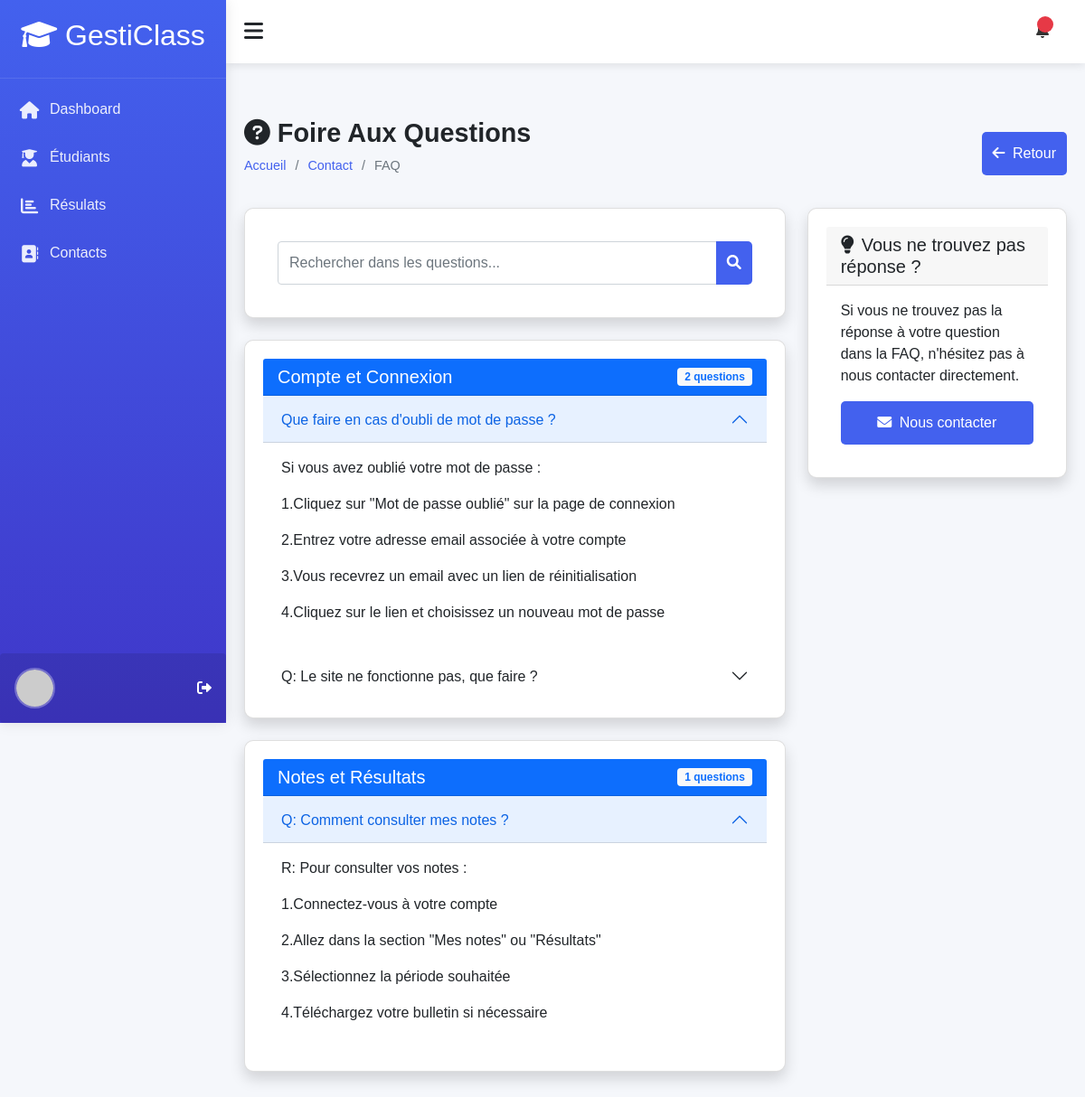
The app's page /accounts/faq/ with its own data.
### accounts/models.py (models this page shows, shortened)
class FAQ(models.Model):
    CATEGORY_CHOICES = (
        ('compte', 'Compte et Connexion'),
        ('notes', 'Notes et Résultats'),
        ('cours', 'Cours et Emploi du temps'),
        ('autres', 'Autres questions'),
    )
    question = models.CharField(max_length=255)
    answer = models.TextField()
    category = models.CharField(max_length=50, choices=CATEGORY_CHOICES)
    order = models.PositiveIntegerField(default=0, help_text="Ordre d'affichage")
    is_active = models.BooleanField(default=True)
    created_at = models.DateTimeField(auto_now_add=True)
    updated_at = models.DateTimeField(auto_now=True)
    class Meta:
        ordering = ['category', 'order', 'question']
        verbose_name = 'FAQ'
        verbose_name_plural = 'FAQs'

### accounts/views.py (the view, shortened to what this page needs)
# urls.py: path('faq/', views.faq_list,
def faq_list(request):
    faqs = FAQ.objects.filter(is_active=True).order_by('category', 'order')
    faqs_by_category = {}
    for faq in faqs:
        if faq.category not in faqs_by_category:
            faqs_by_category[faq.category] = []
        faqs_by_category[faq.category].append(faq)
    if request.method == 'POST':
        form = QuestionForm(request.POST)
        if form.is_valid():
            question = form.save(commit=False)
            if request.user.is_authenticated:
                question.user = request.user
                question.email = request.user.email  # Pré-remplir avec l'email de l'utilisateur
            question.save()
            send_question_notification(question)
            messages.success(request, 'Votre question a été envoyée avec succès! Nous y répondrons bientôt.')
            return redirect('accounts:faq')
    else:
        initial = {}
        if request.user.is_authenticated:
            initial['email'] = request.user.email
        form = QuestionForm(initial=initial)
    search_query = request.GET.get('search', '')
    context = {
        'faqs_by_category': faqs_by_category,
        'form': form,
        'search_query': search_query,
    }
    return render(request, 'contact/faq.html', context)

### accounts/forms.py
class QuestionForm(forms.ModelForm):
    class Meta:
        model = Question
        fields = ['category', 'question', 'email']
        widgets = {
            'category': forms.Select(attrs={'class': 'form-select'}),
            'question': forms.Textarea(attrs={
                'class': 'form-control',
                'rows': 4,
                'placeholder': 'Posez votre question ici...'
            }),
            'email': forms.EmailInput(attrs={
                'class': 'form-control',
                'placeholder': 'votre@email.com'
            }),
        }
        labels = {
            'category': 'Catégorie',
            'question': 'Votre question',
            'email': 'Email',
        }

### accounts/templates/contact/faq.html (shortened to what this page needs)
{% extends "models/base.html" %}
{% load static %}
{% block content %}
<div class="content">
    <div class="page-title">
        <div>
            <h2><i class="fas fa-question-circle me-2"></i>Foire Aux Questions</h2>
            <ul class="breadcrumb">
                <li><a href="{% url 'dashboard:dashboard' %}">Accueil</a></li>
                <li><a href="{% url 'accounts:contact' %}">Contact</a></li>
                <li>FAQ</li>
            </ul>
        </div>
        <div class="btn-group">
            <a href="{% url 'accounts:contact' %}" class="btn btn-secondary">
                <i class="fas fa-arrow-left me-1"></i> Retour
            </a>
        </div>
    </div>
    <div class="row">
        <div class="col-md-8">
            <div class="card shadow mb-4">
                <div class="card-body">
                    <form method="get" action="{% url 'accounts:faq_list' %}">
                        <div class="input-group">
                            <input type="text" class="form-control" name="search"
                                   placeholder="Rechercher dans les questions..."
                                   value="{{ search_query }}">
                            <button class="btn btn-primary" type="submit">
                                <i class="fas fa-search"></i>
                            </button>
                        </div>
                    </form>
                </div>
            </div>
            {% for category, faqs in faqs_by_category.items %}
            <div class="card shadow mb-4">
                <div class="card-header bg-primary text-white d-flex justify-content-between align-items-center">
                    <h5 class="m-0">{{ faqs.0.get_category_display }}</h5>
                    <span class="badge bg-light text-primary">{{ faqs|length }} questions</span>
                </div>
                <div class="card-body p-0">
                    <div class="accordion" id="accordion{{ forloop.counter }}">
                        {% for faq in faqs %}
                        <div class="accordion-item border-0">
                            <h2 class="accordion-header" id="heading{{ faq.id }}">
                                <button class="accordion-button {% if not forloop.first %}collapsed{% endif %}"
                                        type="button" data-bs-toggle="collapse"
                                        data-bs-target="#collapse{{ faq.id }}"
                                        aria-expanded="{% if forloop.first %}true{% else %}false{% endif %}"
                                        aria-controls="collapse{{ faq.id }}">
                                    {{ faq.question }}
                                </button>
                            </h2>
                            <div id="collapse{{ faq.id }}"
                                 class="accordion-collapse collapse {% if forloop.first %}show{% endif %}"
                                 aria-labelledby="heading{{ faq.id }}"
                                 data-bs-parent="#accordion{{ forloop.counter }}">
                                <div class="accordion-body">
                                    {{ faq.answer|linebreaks }}
                                </div>
                            </div>
                        </div>
                        {% endfor %}
                    </div>
                </div>
            </div>
            {% endfor %}
        </div>
        <div class="col-md-4">
            <div class="card shadow mb-4">
                <div class="card-header">
                    <h5 class="m-0"><i class="fas fa-lightbulb me-2"></i>Vous ne trouvez pas réponse ?</h5>
                </div>
                <div class="card-body">
                    <p>Si vous ne trouvez pas la réponse à votre question dans la FAQ, n'hésitez pas à nous contacter directement.</p>
                    <div class="d-grid">
                        <a href="{% url 'accounts:contact' %}" class="btn btn-primary">
                            <i class="fas fa-envelope me-1"></i> Nous contacter
                        </a>
                    </div>
                </div>
            </div>
        </div>
    </div>
</div>
{% endblock %}

### templates/models/base.html (style rules this page uses)
:root { --primary: #4361ee; --secondary: #3f37c9; --success: #4cc9f0; --info: #4895ef; --warning: #f72585; --danger: #e63946; --light: #f8f9fa; --dark: #212529; --sidebar-width: 250px; --header-height: 70px; --transition: all 0.3s ease; }
* { margin: 0; padding: 0; box-sizing: border-box; font-family: 'Poppins', sans-serif; }
body { background-color: #f5f7fb; color: #333; overflow-x: hidden; }
.content { padding: 20px; }
.page-title { margin-bottom: 20px; display: flex; justify-content: space-between; align-items: center; }
.page-title h2 { font-size: 1.8rem; color: var(--dark); font-weight: 600; }
.breadcrumb { display: flex; list-style: none; }
.breadcrumb li { margin-right: 10px; font-size: 0.9rem; color: #6c757d; }
.breadcrumb li:after { content: '/'; margin-left: 10px; }
.breadcrumb li:last-child:after { content: ''; }
.breadcrumb li a { color: var(--primary); text-decoration: none; }
.card { background-color: white; border-radius: 10px; box-shadow: 0 4px 10px rgba(0, 0, 0, 0.05); padding: 20px; transition: var(--transition); }
.btn { display: block; padding: 12px; background-color: var(--primary); color: white; border: none; border-radius: 5px; cursor: pointer; font-size: 1rem; transition: var(--transition); }

### records on screen
FAQ: category "Compte et Connexion", faqs "2", question "Que faire en cas d'oubli de mot de passe ?", answer "Si vous avez oublié votre mot de passe : 1.Cliquez sur \"Mot de passe oublié\" sur la page de connexion 2.Entrez votre adresse email associée à votre compte 3.Vous recevrez un email avec un lien de réinitialisation 4.Cliquez sur le lien et choisissez un nouveau mot de passe"
FAQ: question "Q: Le site ne fonctionne pas, que faire ?"
FAQ: category "Notes et Résultats", faqs "1", question "Q: Comment consulter mes notes ?", answer "R: Pour consulter vos notes : 1.Connectez-vous à votre compte 2.Allez dans la section \"Mes notes\" ou \"Résultats\" 3.Sélectionnez la période souhaitée 4.Téléchargez votre bulletin si nécessaire"
